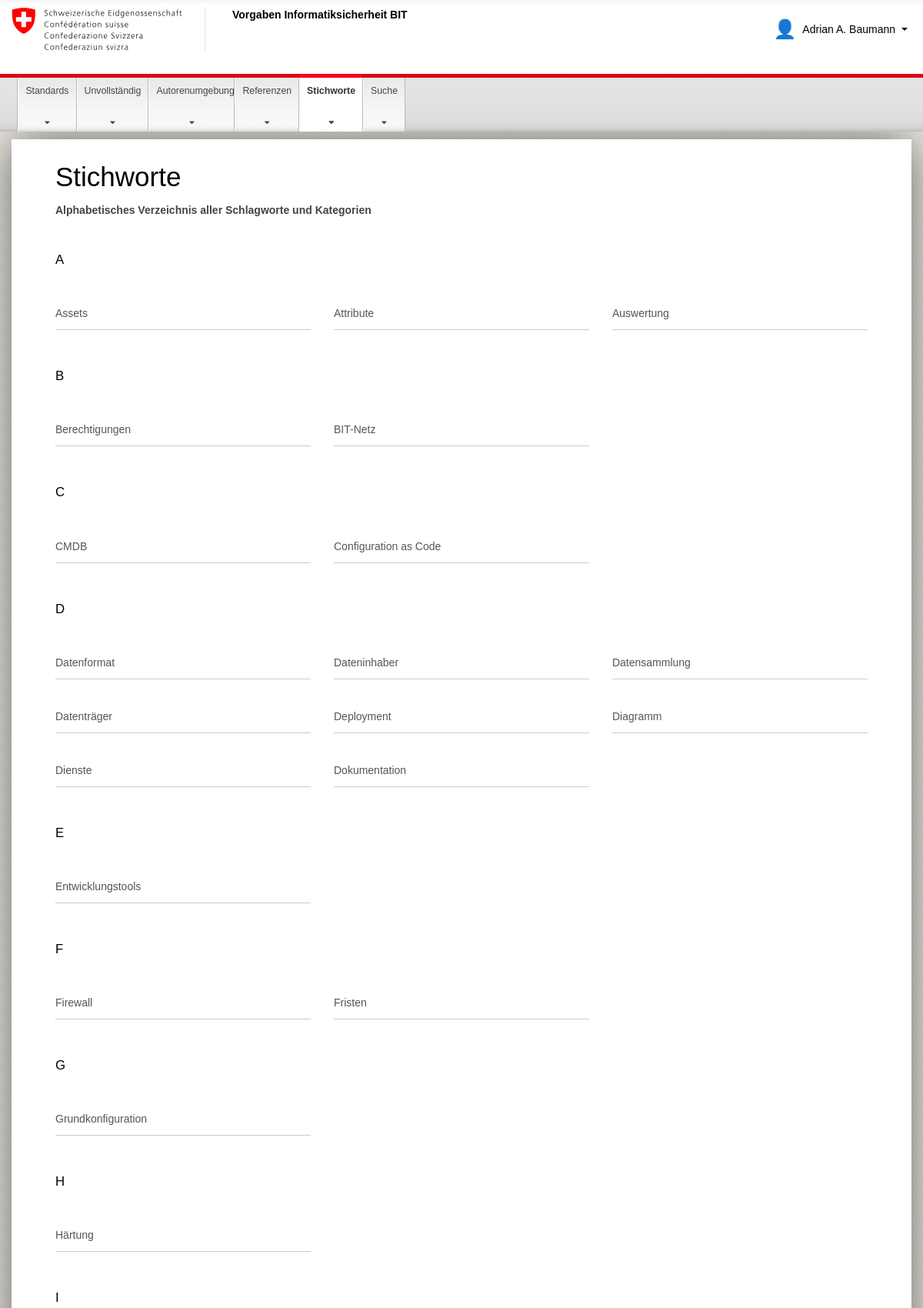
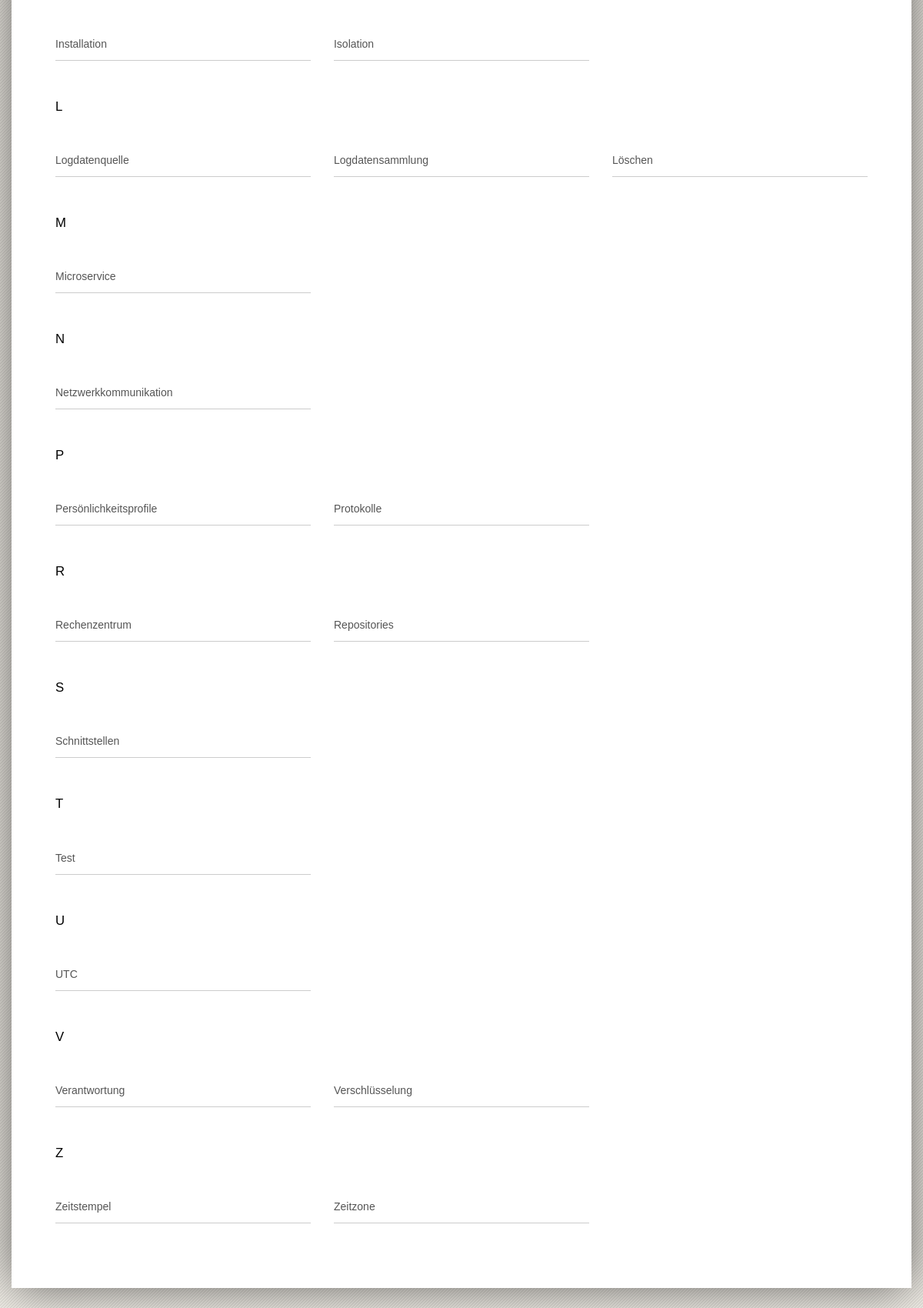
The app's page /stichworte/ (signed in, upper part) with its own data (2 pictures, top to bottom).
### stichworte/models.py (models this page shows, shortened)
class Stichwort(models.Model):
    stichwort = models.CharField(max_length=50, primary_key=True)
    class Meta:
        verbose_name_plural="Stichworte"

### stichworte/views.py (the view)
# urls.py: path('', views.stichwort_list, name='stichworte_list'),
def stichwort_list(request):
    qs = Stichwort.objects.order_by(Lower('stichwort'))
    stichworte = {k: [o.stichwort for o in g] for k,g in groupby (qs, key=lambda o: o.stichwort[0].upper())}
    return render(request, 'stichworte/stichwort_list.html', {'stichworte': stichworte})

### stichworte/templates/stichworte/stichwort_list.html (shortened to what this page needs)
{% extends "base.html" %}
{% block content %}
<div class="container-fluid">
  <h1>Stichworte</h1>
  <p class="lead">Alphabetisches Verzeichnis aller Schlagworte und Kategorien</p>
  {% for Anfang, Worte in stichworte.items %}
  <div class="row mb-4">
    <div class="col-md-12">
      <h2 class="h3" id="{{ Anfang }}">{{ Anfang }}</h2>
    </div>
  </div>
  <div class="row mb-4">
    {% for Wort in Worte %}
    <div class="col-md-4 mb-2">
      <a href="{% url 'stichwort_detail' stichwort=Wort %}"
         class="list-group-item list-group-item-action">
        {{ Wort }}
      </a>
    </div>
    {% endfor %}
  </div>
  {% endfor %}
</div>
{% endblock %}

### pages/templates/base.html (shortened to what this page needs)
{% load static %}
<!DOCTYPE html>
<html lang="de-CH" class="no-js no-ie" itemscope itemtype="http://schema.org/WebPage">
<head>
  <link rel="stylesheet" href="{% static 'swiss/css/vendors.css' %}">
  <link rel="stylesheet" href="{% static 'swiss/css/admin.css' %}">
  <link rel="stylesheet" href="{% static 'swiss/css/print.css' %}" media="print">
  <link rel="stylesheet" href="{% static 'custom/css/admin_extras.css' %}">
</head>
<body>
  <header>
    <a href="/" class="brand hidden-xs" title="Zur Startseite">
      <img src="{% static 'swiss/img/logo-CH.svg' %}"
           onerror="this.onerror=null; this.src='{% static 'swiss/img/logo-CH.png' %}'"
           alt="Zur Startseite" />
      <h1>Vorgaben Informatiksicherheit BIT</h1>
    </a>
    {% if user.is_authenticated %}
    <div class="user-menu" style="position: absolute; top: 20px; right: 20px; z-index: 1000;">
      <div class="dropdown">
        <a href="#" class="dropdown-toggle" data-toggle="dropdown" style="text-decoration: none; color: #000; display: flex; align-items: center;">
          <span style="font-size: 24px; margin-right: 8px;">👤</span>
	  <span class="hidden-xs" style="margin-left: 0;">{{ user.first_name }} {{ user.last_name }}</span>
          <span class="caret" style="margin-left: 8px;"></span>
        </a>
      </div>
    </div>
    {% else %}
    <div class="user-menu" style="position: absolute; top: 20px; right: 20px; z-index: 1000;">
      <a href="{% url 'login' %}" class="btn btn-sm btn-primary" style="text-decoration: none;">
        Anmelden
      </a>
    </div>
    {% endif %}
  </header>
  <nav class="nav-main yamm navbar" id="main-navigation">
    <ul class="nav navbar-nav">
      <li class="dropdown {% if request.resolver_match.url_name == 'standard_list' or 'standard' in request.resolver_match.url_name %}current{% endif %}">
        <a href="/dokumente">Standards</a>
      </li>
      {% if user.is_staff %}
      <li class="dropdown {% if 'unvollstaendig' in request.path %}current{% endif %}">
        <a href="/dokumente/unvollstaendig/">Unvollständig</a>
      </li>
      <li class="dropdown {% if 'autorenumgebung' in request.path %}current{% endif %}">
        <a href="/autorenumgebung/">Autorenumgebung</a>
      </li>
      {% endif %}
      <li class="dropdown {% if 'referenzen' in request.path %}current{% endif %}">
        <a href="/referenzen">Referenzen</a>
      </li>
      <li class="dropdown {% if 'stichworte' in request.path %}current{% endif %}">
        <a href="/stichworte">Stichworte</a>
      </li>
      <li class="dropdown {% if 'search' in request.path %}current{% endif %}">
        <a href="/search">Suche</a>
      </li>
    </ul>
  </nav>
  <div class="container container-main" id="content" style="padding: 2rem 3rem;">
    <div class="row">
      <div class="{% if sidebar_left_content or block.super %}col-md-{% if sidebar_right_content %}6{% else %}9{% endif %}{% else %}col-md-{% if sidebar_right_content %}9{% else %}12{% endif %}{% endif %}">
        {% block content %}{% endblock %}
      </div>
    </div>
  </div>
</body>
</html>

### records on screen
Stichwort: Worte "Assets"
Stichwort: Worte "Attribute"
Stichwort: Worte "Auswertung"
Stichwort: Worte "Berechtigungen"
Stichwort: Worte "BIT-Netz"
Stichwort: Worte "CMDB"
Stichwort: Worte "Configuration as Code"
Stichwort: Worte "Datenformat"
Stichwort: Worte "Dateninhaber"
Stichwort: Worte "Datensammlung"
Stichwort: Worte "Datenträger"
Stichwort: Worte "Deployment"
Stichwort: Worte "Diagramm"
Stichwort: Worte "Dienste"
Stichwort: Worte "Dokumentation"
Stichwort: Worte "Entwicklungstools"
Stichwort: Worte "Firewall"
Stichwort: Worte "Fristen"
Stichwort: Worte "Grundkonfiguration"
Stichwort: Worte "Härtung"
Stichwort: Worte "Installation"
Stichwort: Worte "Isolation"
Stichwort: Worte "Logdatenquelle"
Stichwort: Worte "Logdatensammlung"
Stichwort: Worte "Löschen"
Stichwort: Worte "Microservice"
Stichwort: Worte "Netzwerkkommunikation"
Stichwort: Worte "Persönlichkeitsprofile"
Stichwort: Worte "Protokolle"
Stichwort: Worte "Rechenzentrum"
Stichwort: Worte "Repositories"
Stichwort: Worte "Schnittstellen"
Stichwort: Worte "Test"
Stichwort: Worte "UTC"
Stichwort: Worte "Verantwortung"
Stichwort: Worte "Verschlüsselung"
Stichwort: Worte "Zeitstempel"
Stichwort: Worte "Zeitzone"

### other values on screen
{{ user.first_name }} "Adrian A."
{{ user.last_name }} "Baumann"
{{ Anfang }} "A" "B" "C" "D" "E" "F" "G" "H" "I" "L" "M" "N" "P" "R" "S" "T" "U" "V" "Z"
